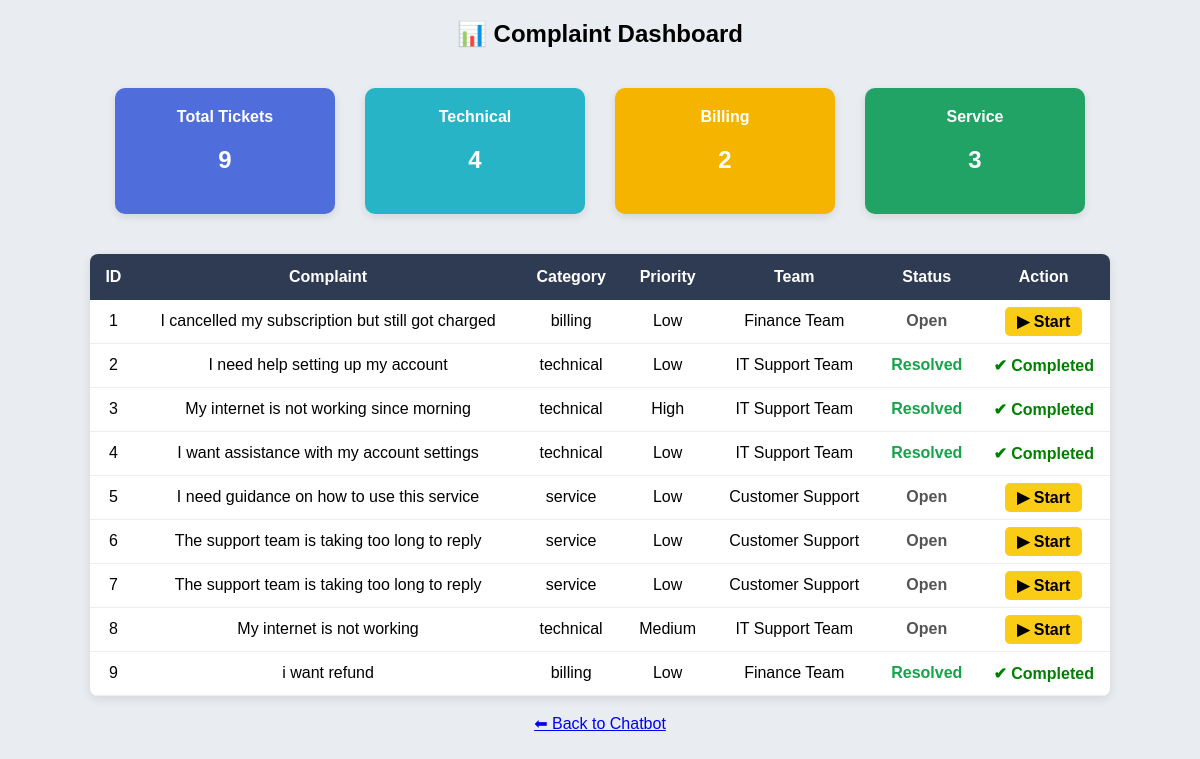
/dashboard, run on the app's committed database.
### tables this page shows
CREATE TABLE complaints(
        id INTEGER PRIMARY KEY AUTOINCREMENT,
        user_id INTEGER,
        complaint TEXT,
        category TEXT,
        priority TEXT,
        team TEXT,
        status TEXT
    );

### app.py (the view)
@app.route("/dashboard")
def dashboard():
    conn = connect()
    cursor = conn.cursor()
    tickets = cursor.execute("SELECT * FROM complaints").fetchall()
    total = cursor.execute(
    "SELECT COUNT(*) FROM complaints"
    ).fetchone()[0]
    technical = cursor.execute(
    "SELECT COUNT(*) FROM complaints WHERE category='technical'"
    ).fetchone()[0]
    billing = cursor.execute(
    "SELECT COUNT(*) FROM complaints WHERE category='billing'"
    ).fetchone()[0]
    service = cursor.execute(
    "SELECT COUNT(*) FROM complaints WHERE category='service'"
    ).fetchone()[0]
    conn.close()
    return render_template(
        "dashboard.html",
        tickets=tickets,
        total=total,
        technical=technical,
        billing=billing,
        service=service
    )

### app.py (called while the page is built)
def connect():
    return sqlite3.connect("complaints.db")

### templates/dashboard.html (shortened to what this page needs)
<!DOCTYPE html>
<html>
<head>
<link rel="stylesheet" href="/static/style.css">
</head>
<body>
<h2 style="text-align:center;">📊 Complaint Dashboard</h2>
<div class="stats">
<div class="card blue">
Total Tickets
<h2>{{total}}</h2>
</div>
<div class="card cyan">
Technical
<h2>{{technical}}</h2>
</div>
<div class="card yellow">
Billing
<h2>{{billing}}</h2>
</div>
<div class="card green">
Service
<h2>{{service}}</h2>
</div>
</div>
<table>
<tr>
<th>ID</th>
<th>Complaint</th>
<th>Category</th>
<th>Priority</th>
<th>Team</th>
<th>Status</th>
<th>Action</th>
</tr>
{% for t in tickets %}
<tr>
<td>{{t[0]}}</td>
<td>{{t[2]}}</td>
<td>{{t[3]}}</td>
<td>{{t[4]}}</td>
<td>{{t[5]}}</td>
<td>
{% if t[6] == "Open" %}
<span class="status-open">Open</span>
{% endif %}
{% if t[6] == "Resolved" %}
<span class="status-resolved">Resolved</span>
{% endif %}
</td>
<td>
{% if t[6] == "Open" %}
<a class="start-btn" href="/update_status/{{t[0]}}/In Progress">
▶ Start
</a>
{% endif %}
{% if t[6] == "Resolved" %}
<span style="color:green;font-weight:bold;">
✔ Completed
</span>
{% endif %}
</td>
</tr>
{% endfor %}
</table>
<br>
<div style="text-align:center">
<a href="/">⬅ Back to Chatbot</a>
</div>
</body>
</html>

### static/style.css (style rules this page uses)
body { font-family:Arial, Helvetica, sans-serif; background:#e9edf2; margin:0; padding:0; }
.stats { display:flex; gap:30px; justify-content:center; margin-top:40px; }
.card { padding:20px; border-radius:10px; color:white; width:180px; text-align:center; font-weight:600; box-shadow:0px 3px 8px rgba(0,0,0,0.1); }
.blue { background:#4f6edb; }
.cyan { background:#27b4c7; }
.yellow { background:#f4b400; }
.green { background:#21a366; }
table { width:85%; margin:auto; margin-top:40px; border-collapse:collapse; background:white; box-shadow:0px 3px 10px rgba(0,0,0,0.1); border-radius:8px; overflow:hidden; }
th { background:#2f3b52; color:white; padding:14px; }
td { padding:12px; border-bottom:1px solid #eee; text-align:center; }
.start-btn { background:#facc15; padding:6px 12px; border-radius:5px; color:black; font-weight:600; text-decoration:none; }
.status-open { color:#555; font-weight:600; }
.status-resolved { color:#16a34a; font-weight:600; }

### data on the page
complaints: id "1", complaint "I cancelled my subscription but still got charged", category "billing", priority "Low", team "Finance Team", status "Open"
complaints: id "2", complaint "I need help setting up my account", category "technical", priority "Low", team "IT Support Team", status "Resolved"
complaints: id "3", complaint "My internet is not working since morning", category "technical", priority "High", team "IT Support Team", status "Resolved"
complaints: id "4", complaint "I want assistance with my account settings", category "technical", priority "Low", team "IT Support Team", status "Resolved"
complaints: id "5", complaint "I need guidance on how to use this service", category "service", priority "Low", team "Customer Support", status "Open"
complaints: id "6", complaint "The support team is taking too long to reply", category "service", priority "Low", team "Customer Support", status "Open"
complaints: id "7", complaint "The support team is taking too long to reply", category "service", priority "Low", team "Customer Support", status "Open"
complaints: id "8", complaint "My internet is not working", category "technical", priority "Medium", team "IT Support Team", status "Open"
complaints: id "9", complaint "i want refund", category "billing", priority "Low", team "Finance Team", status "Resolved"

### other printed values
{{ total }} "9"
{{ technical }} "4"
{{ billing }} "2"
{{ service }} "3"
